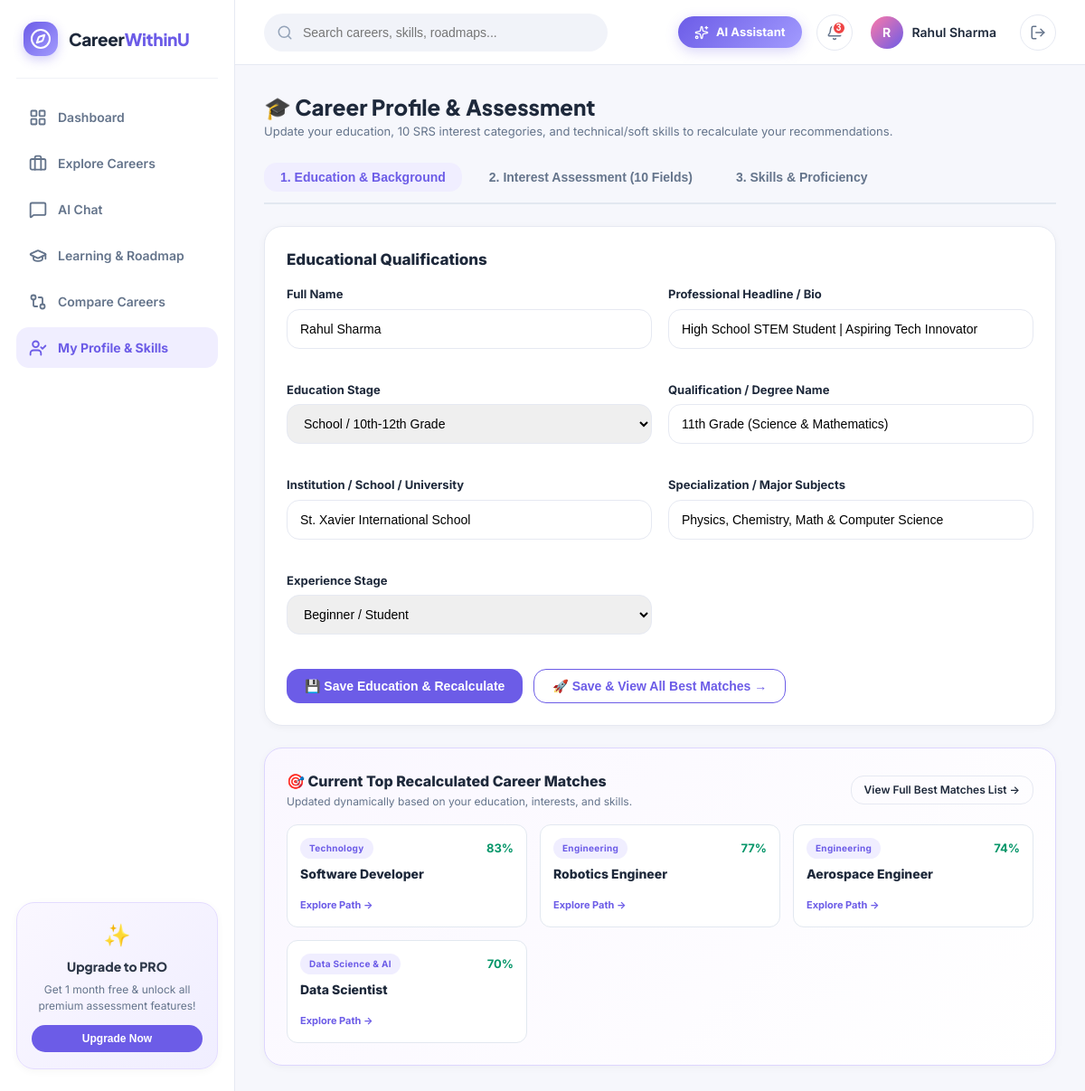
/profile/ (signed in), run on the app's committed database.
### core/models.py (models this page shows, shortened)
class UserProfile(models.Model):
    EDUCATION_LEVEL_CHOICES = [
        ('school', 'School / 10th-12th Grade'),
        ('diploma', 'Diploma'),
        ('undergraduate', 'Undergraduate / Bachelor Degree'),
        ('postgraduate', 'Postgraduate / Master Degree'),
        ('doctorate', 'Doctorate / Professional'),
    ]
    EXPERIENCE_LEVEL_CHOICES = [
        ('Beginner/Student', 'Beginner / Student (0-1 yrs)'),
        ('Intermediate/Graduate', 'Early Career / Graduate (1-3 yrs)'),
        ('Experienced', 'Experienced Professional (3+ yrs)'),
    ]
    user = models.OneToOneField(User, on_delete=models.CASCADE, related_name='profile')
    full_name = models.CharField(max_length=150, default='Rahul Sharma')
    headline = models.CharField(max_length=255, default='High School Student / Tech Enthusiast')
    education_level = models.CharField(max_length=50, choices=EDUCATION_LEVEL_CHOICES, default='school')
    qualification = models.CharField(max_length=150, default='11th Grade (Science & Mathematics)')
    institution = models.CharField(max_length=200, default='Modern High School')
    specialization = models.CharField(max_length=150, default='Physics, Chemistry & Math (PCM)')
    graduation_year = models.IntegerField(default=2026)
    experience_level = models.CharField(max_length=50, choices=EXPERIENCE_LEVEL_CHOICES, default='Beginner/Student')
    profile_completed = models.BooleanField(default=True)
    xp_points = models.IntegerField(default=2840)
    xp_needed = models.IntegerField(default=3200)
    level = models.IntegerField(default=12)
    streak_days = models.IntegerField(default=7)
    total_points = models.IntegerField(default=15420)
    lessons_completed = models.IntegerField(default=46)
    hours_spent = models.IntegerField(default=127)
    assessment_date_str = models.CharField(max_length=100, default='Monday, 11 AM')
    avatar = models.CharField(max_length=50, default='avatar-1')
    psychometric_score = models.IntegerField(default=80)
    college_shortlist_count = models.IntegerField(default=50)
    roadmap_progress = models.IntegerField(default=30)
    created_at = models.DateTimeField(auto_now_add=True)
    updated_at = models.DateTimeField(auto_now=True)

class Recommendation(models.Model):
    user = models.ForeignKey(User, on_delete=models.CASCADE, related_name='recommendations')
    career = models.ForeignKey(Career, on_delete=models.CASCADE)
    match_score = models.FloatField(default=0.0)  # 0 to 100
    interest_fit = models.FloatField(default=0.0)
    education_fit = models.FloatField(default=0.0)
    skills_fit = models.FloatField(default=0.0)
    explanation = models.TextField()
    generated_at = models.DateTimeField(auto_now=True)
    class Meta:
        unique_together = ('user', 'career')
        ordering = ['-match_score']
    @property
    def score_round(self):
        return int(round(self.match_score))

class Career(models.Model):
    title = models.CharField(max_length=150, unique=True)
    slug = models.SlugField(max_length=160, unique=True)
    category = models.CharField(max_length=100, default='Technology')
    overview = models.TextField()
    responsibilities = models.TextField(help_text="Bullet points or detailed responsibilities")
    work_environment = models.TextField(blank=True)
    eligibility_education = models.CharField(max_length=100, default='undergraduate')
    preferred_education = models.CharField(max_length=255, default="Bachelor's degree in Computer Science, Engineering, or related STEM field")
    entry_routes = models.TextField(blank=True)
    salary_range = models.CharField(max_length=100, default="$85,000 - $140,000 / ₹9,00,000 - ₹26,00,000")
    salary_source = models.CharField(max_length=100, default="Bureau of Labor Statistics / Glassdoor 2024")
    job_outlook = models.CharField(max_length=100, default="+22% (Much faster than average)")
    related_careers_count = models.IntegerField(default=2)
    icon = models.CharField(max_length=50, default='laptop')
    image_url = models.CharField(max_length=300, blank=True)
    certifications = models.TextField(blank=True)
    is_active = models.BooleanField(default=True)

### core/views.py (the view, shortened to what this page needs)
# urls.py: path('profile/', views.profile_wizard_view, name='profile_wizard'),
@login_required
def profile_wizard_view(request):
    user = request.user
    profile, _ = UserProfile.objects.get_or_create(user=user)
    all_interests = Interest.objects.all().order_by('category_name')
    user_interest_ids = set(UserInterest.objects.filter(user=user).values_list('interest_id', flat=True))
    all_skills = Skill.objects.all().order_by('category', 'name')
    user_skills = UserSkill.objects.filter(user=user).select_related('skill')
    user_skill_ids = set(user_skills.values_list('skill_id', flat=True))
    top_recommendations = Recommendation.objects.filter(user=user).select_related('career')[:4]
    context = {
        'profile': profile,
        'all_interests': all_interests,
        'user_interest_ids': user_interest_ids,
        'all_skills': all_skills,
        'user_skills': user_skills,
        'user_skill_ids': user_skill_ids,
        'top_recommendations': top_recommendations,
        'active_nav': 'profile',
    }
    return render(request, 'profile_wizard.html', context)

### templates/profile_wizard.html (shortened to what this page needs)
{% extends 'base.html' %}
{% block content %}
<div style="margin-bottom: 24px;">
  <h2 style="font-size: 24px; font-weight: 800; font-family: var(--font-heading); color: #1E293B;">
    🎓 Career Profile & Assessment
  </h2>
  <p style="font-size: 13px; color: var(--text-secondary);">
    Update your education, 10 SRS interest categories, and technical/soft skills to recalculate your recommendations.
  </p>
</div>
<div class="wizard-tabs-nav">
  <button type="button" class="wizard-tab-btn active" onclick="switchWizardTab('education', this)">
    1. Education & Background
  </button>
  <button type="button" class="wizard-tab-btn" onclick="switchWizardTab('interests', this)">
    2. Interest Assessment (10 Fields)
  </button>
  <button type="button" class="wizard-tab-btn" onclick="switchWizardTab('skills', this)">
    3. Skills & Proficiency
  </button>
</div>
<div id="section-education" class="wizard-section active">
  <div class="ui-card">
    <h3 style="font-size: 17px; font-weight: 800; margin-bottom: 16px;">Educational Qualifications</h3>
    <form method="POST">
      <div style="display: grid; grid-template-columns: 1fr 1fr; gap: 18px;">
        <div class="form-group">
          <label class="form-label">Full Name</label>
          <input type="text" name="full_name" class="form-control" value="{{ profile.full_name }}" required>
        </div>
        <div class="form-group">
          <label class="form-label">Professional Headline / Bio</label>
          <input type="text" name="headline" class="form-control" value="{{ profile.headline }}">
        </div>
        <div class="form-group">
          <label class="form-label">Education Stage</label>
          <select name="education_level" class="form-control">
            <option value="school" {% if profile.education_level == 'school' %}selected{% endif %}>School / 10th-12th Grade</option>
          </select>
        </div>
        <div class="form-group">
          <label class="form-label">Qualification / Degree Name</label>
          <input type="text" name="qualification" class="form-control" value="{{ profile.qualification }}" placeholder="e.g. 11th Grade Science (PCM), BCA, B.Tech CS">
        </div>
        <div class="form-group">
          <label class="form-label">Institution / School / University</label>
          <input type="text" name="institution" class="form-control" value="{{ profile.institution }}">
        </div>
        <div class="form-group">
          <label class="form-label">Specialization / Major Subjects</label>
          <input type="text" name="specialization" class="form-control" value="{{ profile.specialization }}" placeholder="e.g. Physics, Chemistry, Math, Computer Science">
        </div>
        <div class="form-group">
          <label class="form-label">Experience Stage</label>
          <select name="experience_level" class="form-control">
            <option value="Beginner/Student" {% if profile.experience_level == 'Beginner/Student' %}selected{% endif %}>Beginner / Student</option>
          </select>
        </div>
      </div>
      <div style="margin-top: 20px; display: flex; gap: 12px; flex-wrap: wrap;">
        <button type="submit" class="btn btn-primary">
          💾 Save Education & Recalculate
        </button>
        <button type="submit" name="redirect_to" value="careers" class="btn btn-outline" style="border-color: var(--primary); color: var(--primary);">
          🚀 Save & View All Best Matches →
        </button>
      </div>
    </form>
  </div>
  {% if top_recommendations %}
    <div class="ui-card" style="margin-top: 24px; background: linear-gradient(135deg, #FAF7FF 0%, #FFFFFF 100%); border-color: #DDD6FE;">
      <div style="display: flex; justify-content: space-between; align-items: center; margin-bottom: 16px;">
        <div>
          <h3 style="font-size: 16px; font-weight: 800; color: #1E293B;">
            🎯 Current Top Recalculated Career Matches
          </h3>
          <p style="font-size: 12px; color: var(--text-secondary); margin-top: 2px;">
            Updated dynamically based on your education, interests, and skills.
          </p>
        </div>
        <a href="{% url 'careers' %}" class="btn btn-outline" style="font-size: 12px; padding: 6px 14px;">
          View Full Best Matches List →
        </a>
      </div>
      <div style="display: grid; grid-template-columns: repeat(auto-fit, minmax(220px, 1fr)); gap: 14px;">
        {% for rec in top_recommendations %}
          <div style="background: #fff; border: 1px solid #E2E8F0; border-radius: 12px; padding: 14px;">
            <div style="display: flex; justify-content: space-between; align-items: center; margin-bottom: 6px;">
              <span class="badge badge-primary" style="font-size: 10px;">{{ rec.career.category }}</span>
              <strong style="color: #059669; font-size: 13px;">{{ rec.score_round }}%</strong>
            </div>
            <h4 style="font-size: 14px; font-weight: 800; color: #1E293B; margin-bottom: 8px;">
              {{ rec.career.title }}
            </h4>
            <a href="{% url 'career_detail' rec.career.slug %}" style="font-size: 11px; font-weight: 700; color: var(--primary);">
              Explore Path →
            </a>
          </div>
        {% endfor %}
      </div>
    </div>
  {% endif %}
</div>
{% endblock %}

### templates/base.html (shortened to what this page needs)
<!DOCTYPE html>
<html lang="en">
<head>
  {% load static %}
  <link rel="stylesheet" href="{% static 'css/style.css' %}">
</head>
<body>
  <div class="app-layout">
    <aside class="app-sidebar">
      <div class="brand-container">
        <div class="brand-logo-icon">
          <i data-lucide="compass"></i>
        </div>
        <div class="brand-title">Career<span>WithinU</span></div>
      </div>
      <nav class="sidebar-nav">
        <a href="{% url 'dashboard' %}" class="nav-item {% if active_nav == 'dashboard' %}active{% endif %}">
          <i data-lucide="layout-grid"></i>
          <span>Dashboard</span>
        </a>
        <a href="{% url 'careers' %}" class="nav-item {% if active_nav == 'careers' %}active{% endif %}">
          <i data-lucide="briefcase"></i>
          <span>Explore Careers</span>
        </a>
        <a href="{% url 'chat' %}" class="nav-item {% if active_nav == 'chat' %}active{% endif %}">
          <i data-lucide="message-square"></i>
          <span>AI Chat</span>
        </a>
        <a href="{% url 'roadmap' %}" class="nav-item {% if active_nav == 'learning' %}active{% endif %}">
          <i data-lucide="graduation-cap"></i>
          <span>Learning & Roadmap</span>
        </a>
        <a href="{% url 'career_compare' %}" class="nav-item {% if active_nav == 'compare' %}active{% endif %}">
          <i data-lucide="git-compare"></i>
          <span>Compare Careers</span>
        </a>
        <a href="{% url 'profile_wizard' %}" class="nav-item {% if active_nav == 'profile' %}active{% endif %}">
          <i data-lucide="user-check"></i>
          <span>My Profile & Skills</span>
        </a>
      </nav>
      <div class="sidebar-pro-card">
        <div style="font-size: 24px; margin-bottom: 6px;">✨</div>
        <h4>Upgrade to PRO</h4>
        <p>Get 1 month free & unlock all premium assessment features!</p>
        <button class="pro-btn" onclick="alert('PRO features unlocked in demo!')">Upgrade Now</button>
      </div>
    </aside>
    <div class="app-main">
      <header class="top-navbar">
        <div class="search-bar-wrapper">
          <i data-lucide="search"></i>
          <form action="{% url 'careers' %}" method="GET">
            <input type="text" name="q" placeholder="Search careers, skills, roadmaps..." value="{{ query|default:'' }}">
          </form>
        </div>
        <div class="top-nav-actions">
          <a href="{% url 'chat' %}" class="ai-assistant-pill">
            <i data-lucide="sparkles" style="width: 16px; height: 16px;"></i>
            <span>AI Assistant</span>
          </a>
          <button class="icon-button" title="Notifications" onclick="alert('No unread notifications.')">
            <span class="badge-dot">3</span>
          </button>
          <a href="{% url 'profile_wizard' %}" class="user-profile-badge">
            <div class="user-avatar-circle">
              {{ profile.full_name|default:request.user.username|slice:":1"|upper }}
            </div>
            <span class="user-name-text">{{ profile.full_name|default:request.user.username }}</span>
          </a>
          <a href="{% url 'logout' %}" class="icon-button" title="Sign Out">
            <i data-lucide="log-out" style="width: 18px; height: 18px;"></i>
          </a>
        </div>
      </header>
      <main class="page-container">
        {% block content %}{% endblock %}
      </main>
    </div>
  </div>
</body>
</html>

### templates/profile_wizard.html (style rules this page uses)
.wizard-tabs-nav { display: flex; gap: 12px; margin-bottom: 24px; border-bottom: 2px solid #E2E8F0; padding-bottom: 12px; }
.wizard-tab-btn { padding: 8px 18px; border-radius: var(--radius-md); background: transparent; border: none; font-weight: 700; font-size: 14px; color: var(--text-secondary); cursor: pointer; transition: all 0.2s; }
.wizard-tab-btn.active { background: var(--primary-light); color: var(--primary); }
.wizard-section { display: none; }
.wizard-section.active { display: block; }
.form-group { margin-bottom: 18px; }
.form-label { display: block; font-size: 13px; font-weight: 700; color: #1E293B; margin-bottom: 6px; }
.form-control { width: 100%; height: 44px; border: 1px solid var(--border-color); border-radius: var(--radius-md); padding: 0 14px; font-size: 14px; outline: none; transition: all 0.2s; }

### data on the page
UserProfile: full_name "R", full_name "Rahul Sharma", headline "High School STEM Student | Aspiring Tech Innovator", education_level "School / 10th-12th Grade", qualification "11th Grade (Science & Mathematics)", institution "St. Xavier International School", specialization "Physics, Chemistry, Math & Computer Science", experience_level "Beginner / Student"
Recommendation: career.category "Technology", score_round "83", career "Software Developer"
Recommendation: career.category "Engineering", score_round "77", career "Robotics Engineer"
Recommendation: career.category "Engineering", score_round "74", career "Aerospace Engineer"
Recommendation: career.category "Data Science & AI", score_round "70", career "Data Scientist"
